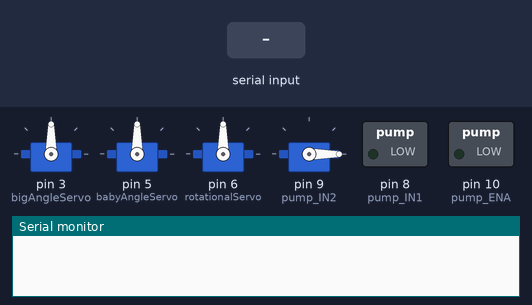
A sketch run on a simulated Arduino Uno, built with avr-gcc and run on an emulated ATmega328P. Shown: 4 × servo, switched loads named in the sketch (green lamp = pin HIGH), the last lines printed to the serial monitor. Inputs (shaded band) come from the test bench.

Above: at 1.2 s.
1.3 s: "DOWN\n" received over Serial
At 3.4 s:
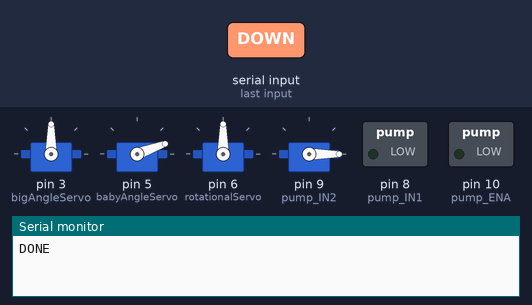
4.3 s: "FLIP\n" received over Serial
At 7.2 s:
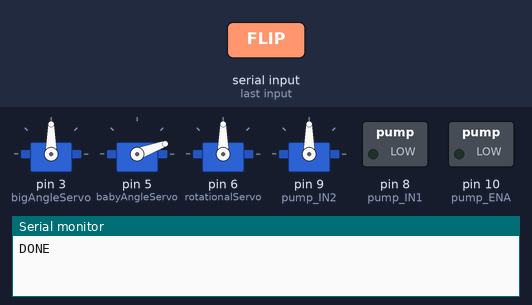
7.3 s: "ACTIVE\n" received over Serial
At 8.8 s:
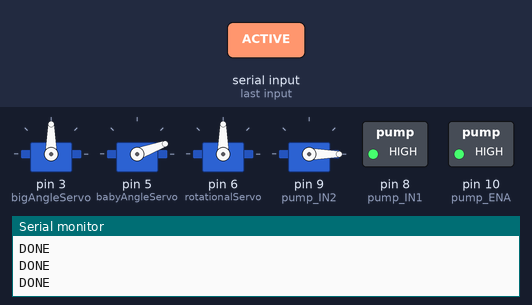
9.5 s: "UP\n" received over Serial
At 10.7 s:
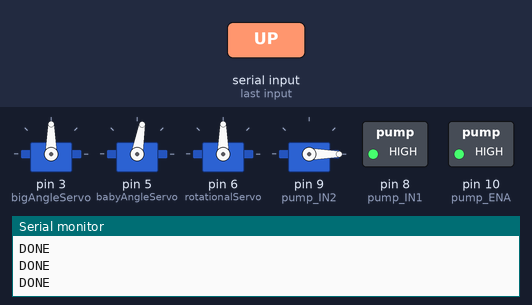
11.0 s: "DEACTIVATE\n" received over Serial
At 12.2 s:
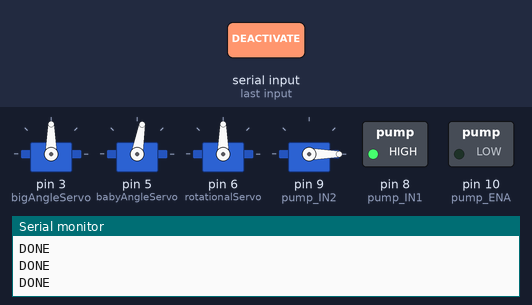
12.5 s: "MOVE 90\n" received over Serial
At 13.4 s:
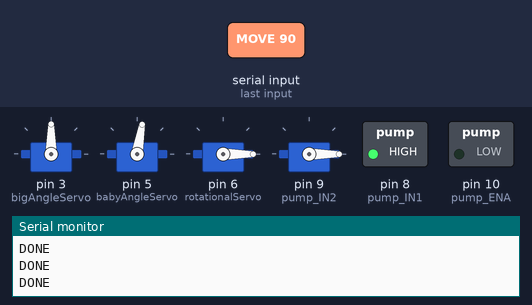
Timing chart, 0 to 16.0 s (numbered marks = the images above; inputs shaded):
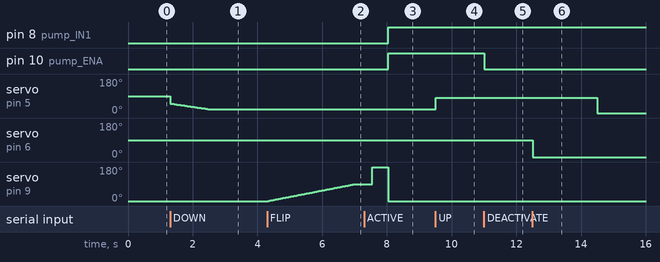

The sketch:

Arduino.ino
```cpp
#include <Servo.h>

Servo bigAngleServo;
Servo babyAngleServo;
Servo rotationalServo;
Servo flipingServo;

// control the pump by using a motor driver L293D
const int pump_IN1 = 8;
const int pump_IN2 = 9;
const int pump_ENA = 10;


void setup() {
    Serial.begin(9600);
    bigAngleServo.attach(3);
    babyAngleServo.attach(5);
    rotationalServo.attach(6);
    flipingServo.attach(9);

    flipingServo.write(0); // Initialize fliping servo to 0 degrees to avoid flipping at startup

    pinMode(pump_IN1, OUTPUT);
    pinMode(pump_IN2, OUTPUT);
    pinMode(pump_ENA, OUTPUT);
}

// Function to read numbers from the command string, I know this is not the best way but it works and fuck arduino
void ReadNumbers(const char* command, int* angle1, int* angle2, int* angle3) {
    int i = 0;

    while (command[i] && !isdigit(command[i])) {
        i++;
    }

    // Parse first number
    *angle1 = 0;
    while (isdigit(command[i])) {
        *angle1 = (*angle1 * 10) + (command[i] - '0');
        i++;
    }

    // Skip spaces
    while (command[i] && !isdigit(command[i])) {
        i++;
    }

    // Parse second number
    *angle2 = 0;
    while (isdigit(command[i])) {
        *angle2 = (*angle2 * 10) + (command[i] - '0');
        i++;
    }

    // Skip spaces
    while (command[i] && !isdigit(command[i])) {
        i++;
    }

    // Parse third number
    *angle3 = 0;
    while (isdigit(command[i])) {
        *angle3 = (*angle3 * 10) + (command[i] - '0');
        i++;
    }
}

void flip() {
    for (int pos = 0; pos <= 90; pos++) {
        flipingServo.write(pos);
        delay(30);
    }
    delay(500);
    flipingServo.write(180);
    delay(500);

    flipingServo.write(0);
    Serial.println("DONE");  // Notify Python when done
}

void moveArm(int angle1, int angle2, int angle3) {
    rotationalServo.write(angle3);
    delay(1000);
    bigAngleServo.write(angle1);
    delay(1000);
    babyAngleServo.write(angle2);
    delay(500);
    Serial.println("DONE");  // Notify Python
}

void verticalMove(int direction) {
    if (direction > 0) {
        babyAngleServo.write(80);
    } else if (direction < 0) {
        for (int pos = 50; pos >= 20; pos--) {
            babyAngleServo.write(pos);
            delay(40);
        }
    }

    delay(500);
    Serial.println("DONE");  // Notify Python
}

void pumpOn() {
    digitalWrite(pump_IN1, HIGH);
    digitalWrite(pump_IN2, LOW);
    digitalWrite(pump_ENA, HIGH);

    Serial.println("DONE");  // Notify Python
}

void pumpOff() {
    digitalWrite(pump_ENA, LOW);

    Serial.println("DONE");  // Notify Python
}

void loop() {
    while(!Serial.available());

    String command = Serial.readStringUntil('\n');  // Read command
    command.trim();  // Remove spaces/newlines

    if (command.startsWith("MOVE ")) {
        int angle1, angle2, angle3;
        ReadNumbers(command.c_str(),&angle1,&angle2,&angle3);
        moveArm(angle1, angle2, angle3);
    } else if (command == "UP") {
        verticalMove(1);
    } else if (command == "DOWN") {
        verticalMove(-1);
    } else if (command == "FLIP") {
        flip();
    } else if (command == "ACTIVE") {
        pumpOn();
    } else if (command == "DEACTIVATE") {
        pumpOff();
    }
}
```

Measured:
- after the input at 1.3 s, servo on pin 5 (babyAngleServo): moves from 90° to 20° over 1.2 s, starting at once
- after the input at 4.3 s, servo on pin 9 (pump_IN2): moves from 0° to 90° over 2.7 s, starting at once
- after the input at 7.3 s, pin 8 (pump_IN1), pin 10 (pump_ENA): LOW → HIGH after 0.74 s
- after the input at 9.5 s, servo on pin 5 (babyAngleServo): 20° → 80° at once
- after the input at 11.0 s, pin 10 (pump_ENA): HIGH → LOW at once
- after the input at 12.5 s, servo on pin 5 (babyAngleServo): 80° → 0° after 2.0 s; servo on pin 6 (rotationalServo): 90° → 0° at once
